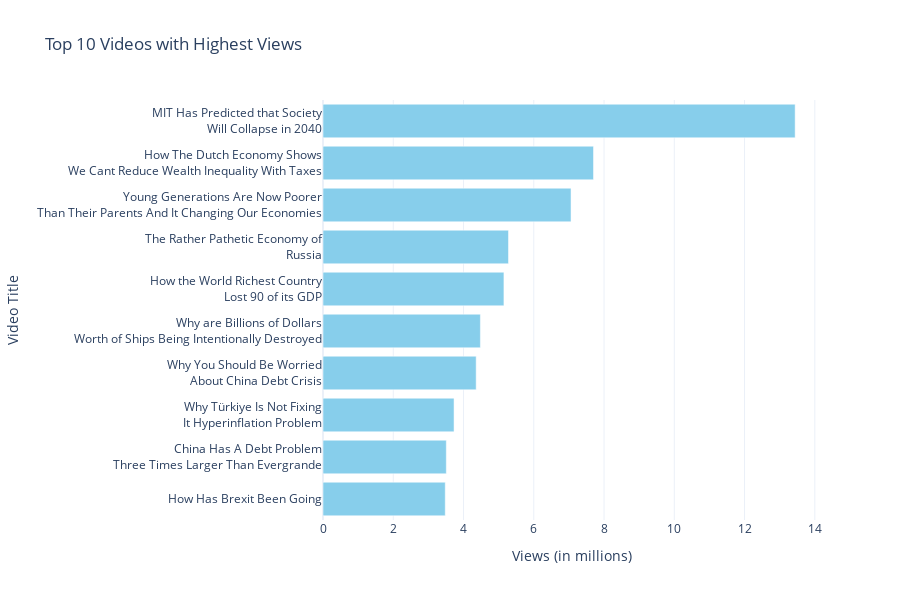

Notebook cell for this chart:
### Markdown cell above
### Top 10 most watched videos

### Code cell
import plotly.graph_objects as go

# Function to remove pipe character '|' from title
def remove_pipe(title):
    return title.split('|')[0].strip()  # Remove pipe and strip leading/trailing whitespaces

# Function to split the title into two parts after the fifth word
def split_title(title):
    words = title.split()
    return ' '.join(words[:5]), ' '.join(words[5:])


# Sort the DataFrame by views in descending order and select the top 10 rows
top_10_videos = video_cleaned.sort_values(by='views', ascending=False).head(10)

# Remove pipe character '|' from all titles
top_10_videos['processed_title'] = top_10_videos['processed_title'].apply(remove_pipe)

# Split the processed_title into two parts after the fifth word
top_10_videos['title_part1'], top_10_videos['title_part2'] = zip(*top_10_videos['processed_title'].map(split_title))

# Create a horizontal bar plot
fig = go.Figure(go.Bar(
    x=round(top_10_videos['views'] / 1000000,2),  # Views as x-axis values
    y=[f"{part1}<br>{part2}" if part2 else part1 for part1, part2 in zip(top_10_videos['title_part1'], top_10_videos['title_part2'])],  # Title as y-axis values
    orientation='h',  # Horizontal orientation
    marker=dict(color='skyblue'),  # Bar color
))

# Customize layout
fig.update_layout(
    title='Top 10 Videos with Highest Views',
    xaxis_title='Views (in millions)',
    yaxis_title='Video Title',
    yaxis=dict(autorange="reversed"),  # Reverse y-axis to display the highest views at the top
    template='plotly_white',  # Plotly template
    height=600,
)

# Show the plot
fig.show()

### Figure 1 — Plotly figure (JSON) as saved in the notebook; plotly's stock layout.template omitted (floating-point values rounded to 4 significant figures)
{"data": [{"marker": {"color": "skyblue"}, "orientation": "h", "type": "bar", "x": [13.44, 7.7, 7.06, 5.28, 5.15, 4.48, 4.36, 3.73, 3.51, 3.48], "y": ["MIT Has Predicted that Society<br>Will Collapse in 2040", "How The Dutch Economy Shows<br>We Cant Reduce Wealth Inequality With Taxes", "Young Generations Are Now Poorer<br>Than Their Parents And It Changing Our Economies", "The Rather Pathetic Economy of<br>Russia", "How the World Richest Country<br>Lost 90 of its GDP", "Why are Billions of Dollars<br>Worth of Ships Being Intentionally Destroyed", "Why You Should Be Worried<br>About China Debt Crisis", "Why Türkiye Is Not Fixing<br>It Hyperinflation Problem", "China Has A Debt Problem<br>Three Times Larger Than Evergrande", "How Has Brexit Been Going"]}], "layout": {"height": 600, "title": {"text": "Top 10 Videos with Highest Views"}, "xaxis": {"title": {"text": "Views (in millions)"}}, "yaxis": {"autorange": "reversed", "title": {"text": "Video Title"}}}}
